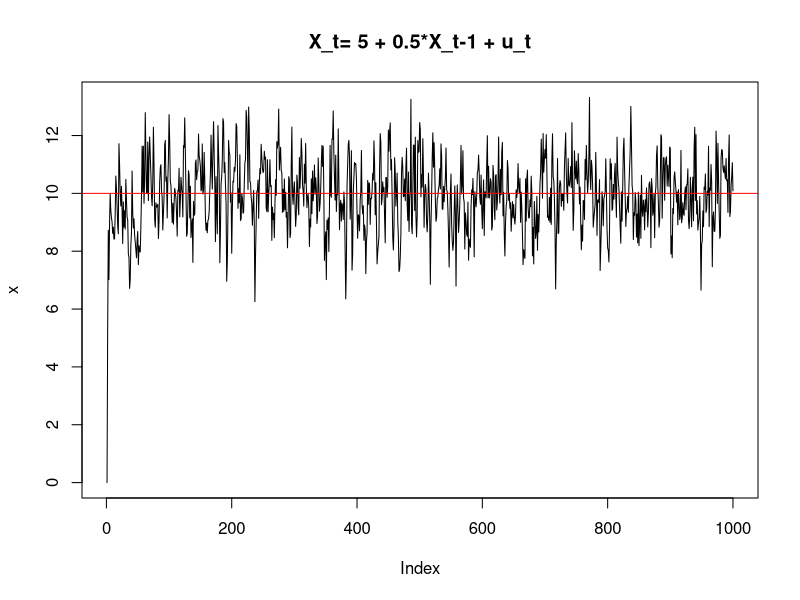
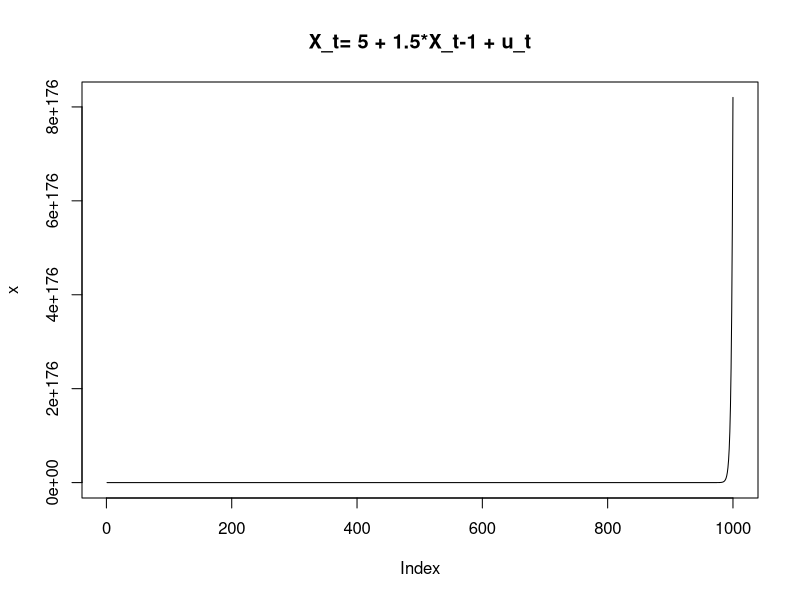
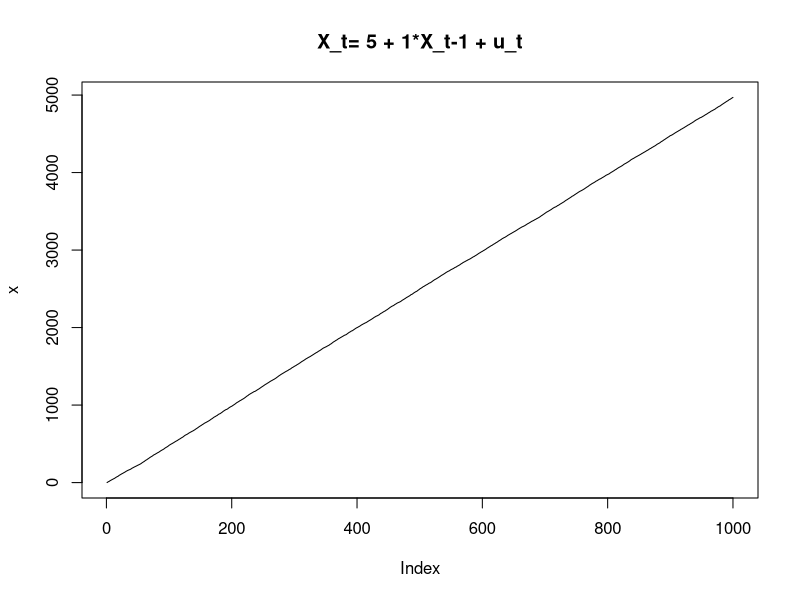

The R script that drew these images, in order:
## ---- chunk 1
suppressPackageStartupMessages(library(forecast))
# Set up variables
set.seed(1234)
n <- 1000
x <- matrix(0,1000,1)
w <- rnorm(n)

# loop to create x
for (t in 2:n) x[t] <- 5+ 0.5 * x[t-1] + w[t]
plot(x,type='l', main = "X_t= 5 + 0.5*X_t-1 + u_t"); abline( h=10, col= "red")
## ---- chunk 2

# Set up variables
set.seed(1234)
n <- 1000
x <- matrix(0,1000,1)
w <- rnorm(n)

# loop to create x
for (t in 2:n) x[t] <- 5+ 1.5 * x[t-1] + w[t]
plot(x,type='l', main = "X_t= 5 + 1.5*X_t-1 + u_t")

## ---- chunk 3
# Set up variables
set.seed(1234)
n <- 1000
x <- matrix(0,1000,1)
w <- rnorm(n)

# loop to create x
for (t in 2:n) x[t] <- 5+ 1 * x[t-1] + w[t]
plot(x,type='l', main = "X_t= 5 + 1*X_t-1 + u_t")
